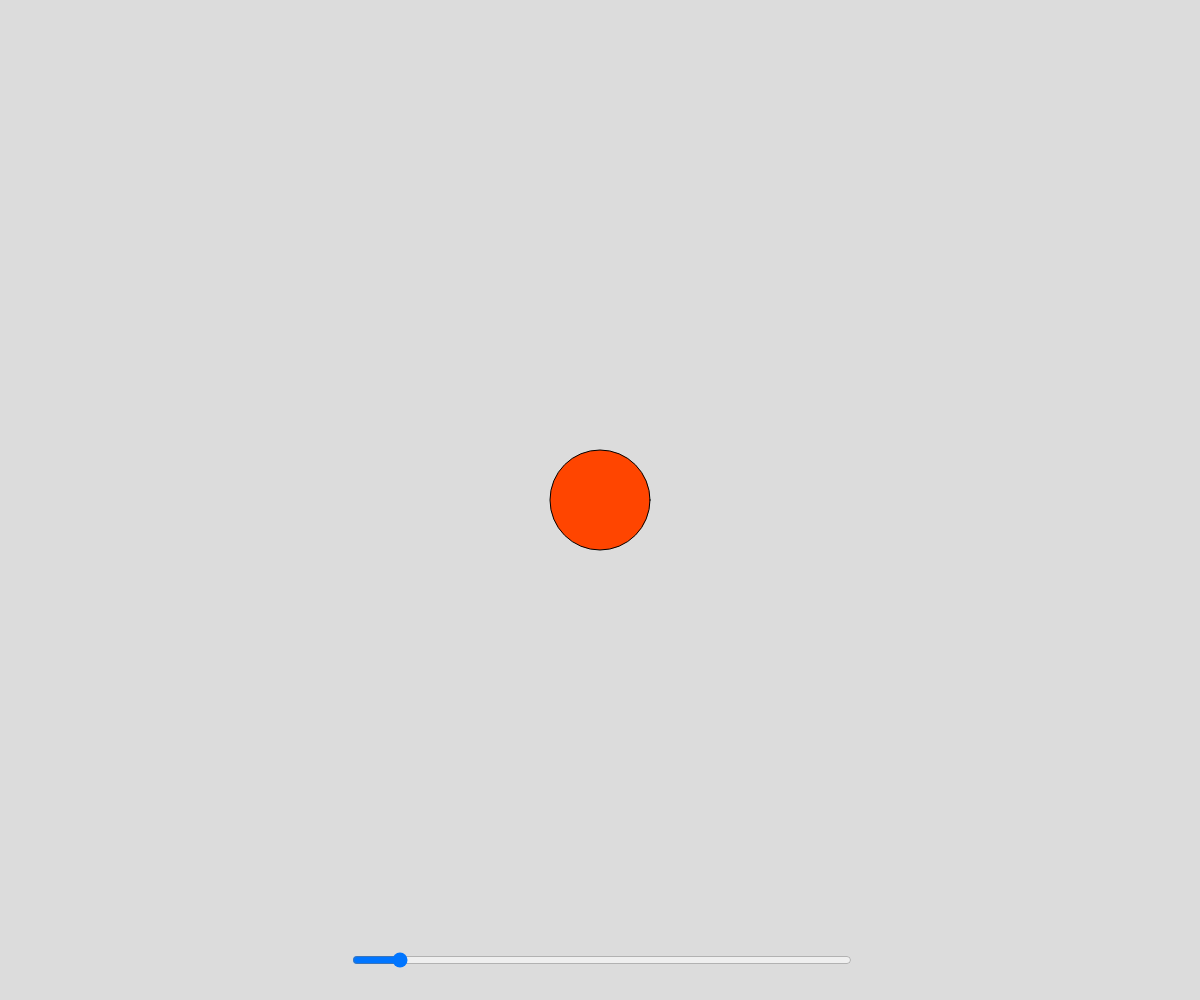
Frame 1 (no input)
Frame 60 (no input): identical to frame 1, image omitted
Frame 120 (the mouse pressed at the canvas centre since frame 60): identical to frame 1, image omitted

The p5.js sketch that drew this single still picture (run headless with seeded random() and noise() and a simulated clock; from frame 60 on, the mouse is pressed at the canvas centre):

// p5.js sketch
// ── sketch.js
// Make sure HTML input is not commented in index.html!
const HTMLSlider = document.getElementById("slider");

let p5Slider;
function setup() {
  createCanvas(windowWidth, windowHeight);

  //setting up p5 Slider
  p5Slider = createSlider(0, width, 100, 1);
  p5Slider.position(width/2-250, height-50);
  p5Slider.size(500);
}

function draw() {
  
  background(220);
  fill("orangered");
  
  // useHTMLSlider();
  useP5Slider();

}

function useHTMLSlider(){
  const diameter = map(
    Number(HTMLSlider.value), 
    HTMLSlider.min, 
    HTMLSlider.max, 
    100, 
    width);
  circle(width/2, height/2, diameter);
}

function useP5Slider(){
  let val = p5Slider.value();
  circle(width/2, height/2, val);
}
